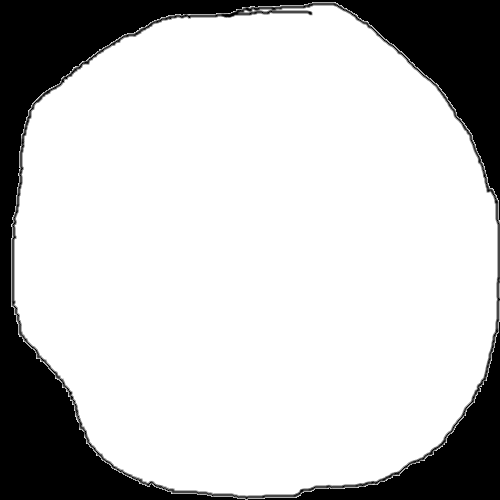
#> input picture data/sources/infill/input/mask/in/mask1.png, 500 x 500 px, found by its file name; its folder holds only this picture in this run
$ python process_mask.py
#> lines starting #> are read from the running program, lines starting #| are printed output that depends on the picture; after the words box and inside, x2 and y2 are one past the last pixel; in counts of white or black regions, pixels touching at a corner belong together
### dataset_gen.py
import random
import imgaug as ia
import cv2 as cv
import numpy as np
import os
from imgaug import augmenters as iaa

# [178 lines left out: functions apply_image_transf, apply_infill_transf, apply_spag_transf, remove_bckg, adjust_gamma, overlay_img and 4 more, not called in this run]

# mask processing
def is_inp(img_name):
    return img_name.endswith(("jpg", "jpeg", "png"))

def get_img_paths(im_in_dir, verbose=True):
#> called with verbose = True
    all_inps = os.listdir(im_in_dir)
    all_inps = [name for name in all_inps if is_inp(name)]
    if verbose:
        print('*'*33)
        print("Found the following {} images:".format(len(all_inps)))
        for im_path in all_inps:
            print(im_path)
        print('*'*33)
    return all_inps

def process_mask(img):
    kernel = np.ones((10,10),np.uint8)
    img = cv.erode(img,kernel,iterations = 5)
    img = cv.dilate(img,kernel,iterations = 4)
    return img

# [41 lines left out: functions get_box_from_mask, cv_box_to_yolo, save_label, not called in this run]

### process_mask.py
import cv2 as cv
import numpy as np
import matplotlib.pyplot as plt
import os
import imgaug as ia
from imgaug import augmenters as iaa
from dataset_gen import *


inp_path = "/home/cstar/Downloads/infill/input/mask/in"
out_path = "/home/cstar/Downloads/infill/input/mask/out"

inp_names = get_img_paths(inp_path, verbose=True)

for im_name in inp_names:
    img_in = cv.imread(inp_path+"/"+im_name,0)
#> img_in is the input picture: shape (500, 500); min 0, max 255, mean 199.1
    img_in[img_in>150] = 255
    img_in[img_in<=150] = 0
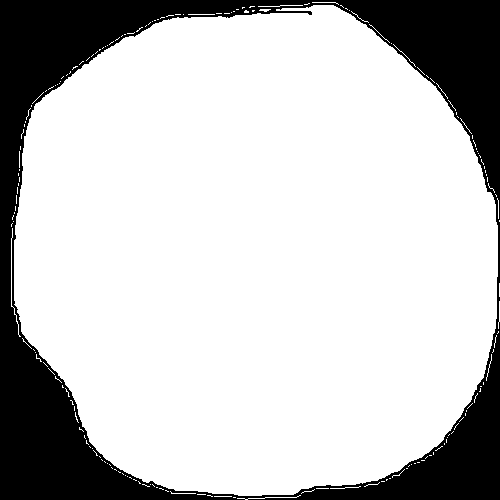
#> img_in: shape (500, 500); 77.9% white; 1 black region, box (x1, y1, x2, y2) and area: (0, 0, 500, 500) 55337
    img_in = process_mask(img_in)
#> in process_mask, `img = cv.erode(img,kernel,iterations = 5)`:
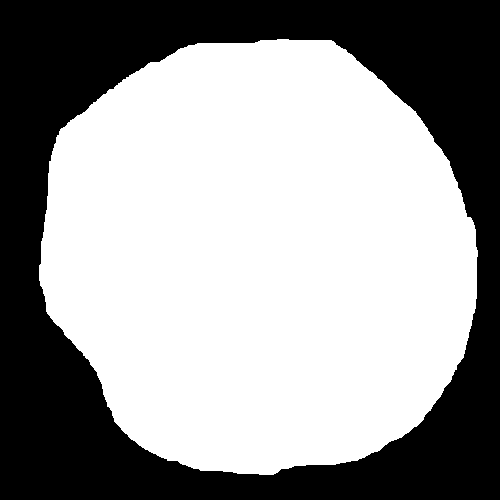
#> img: shape (500, 500); 60.6% white; 1 black region, box (x1, y1, x2, y2) and area: (0, 0, 500, 500) 98608
#> in process_mask, `img = cv.dilate(img,kernel,iterations = 4)`:
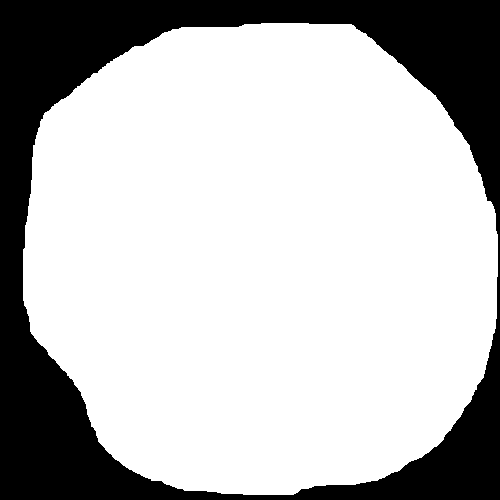
#> img: shape (500, 500); 73.7% white; 1 black region, box (x1, y1, x2, y2) and area: (0, 0, 500, 500) 65812
    cv.imwrite(out_path+"/"+im_name, img_in)
# plt.imshow(img_in,"gray")
# plt.show()

$ run again, on data/sources/infill/input/mask/in/mask4.png
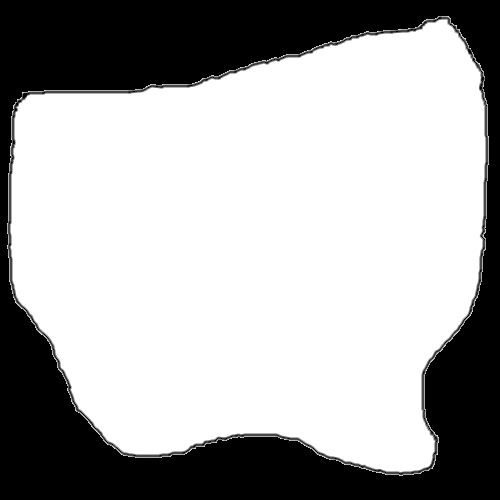
#> input picture data/sources/infill/input/mask/in/mask4.png, 500 x 500 px, found by its file name
#> img_in is the input picture: shape (500, 500); min 0, max 255, mean 171.1
#> `img_in[img_in<=150] = 0`:
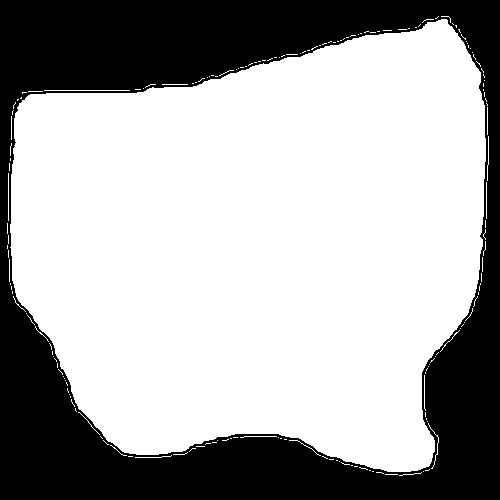
#> img_in: shape (500, 500); 66.9% white; 1 black region, box (x1, y1, x2, y2) and area: (0, 0, 500, 500) 82678
#> in process_mask, `img = cv.dilate(img,kernel,iterations = 4)`:
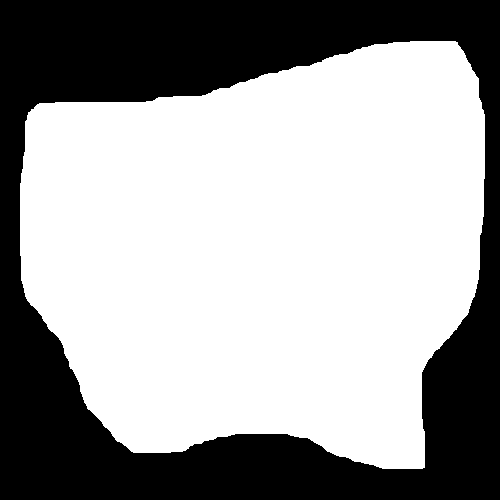
#> img: shape (500, 500); 62.7% white; 1 black region, box (x1, y1, x2, y2) and area: (0, 0, 500, 500) 93300

$ run again, on data/sources/infill/input/mask/in/mask10.png
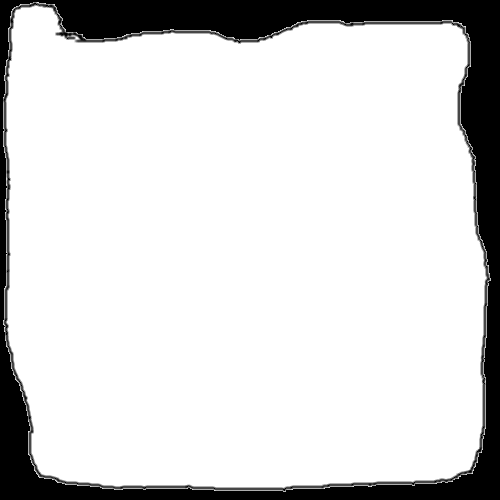
#> input picture data/sources/infill/input/mask/in/mask10.png, 500 x 500 px, found by its file name
#> img_in is the input picture: shape (500, 500); min 0, max 255, mean 215.6
#> `img_in[img_in<=150] = 0`:
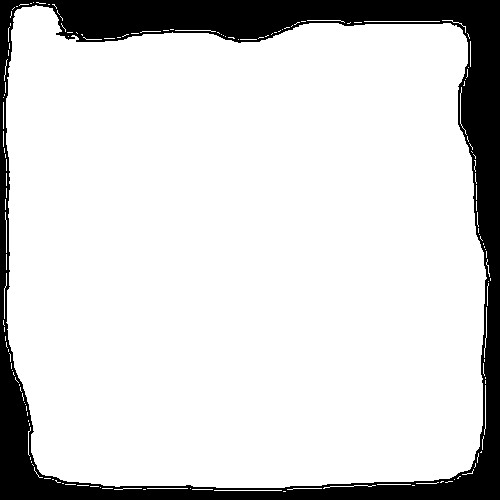
#> img_in: shape (500, 500); 84.4% white; 1 black region, box (x1, y1, x2, y2) and area: (0, 0, 500, 500) 38887
#> in process_mask, `img = cv.dilate(img,kernel,iterations = 4)`:
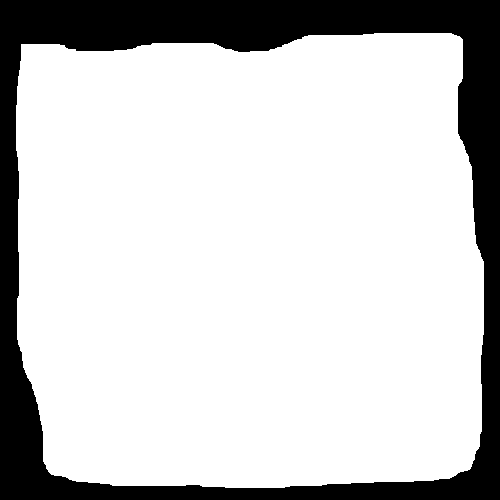
#> img: shape (500, 500); 79.6% white; 1 black region, box (x1, y1, x2, y2) and area: (0, 0, 500, 500) 51061
